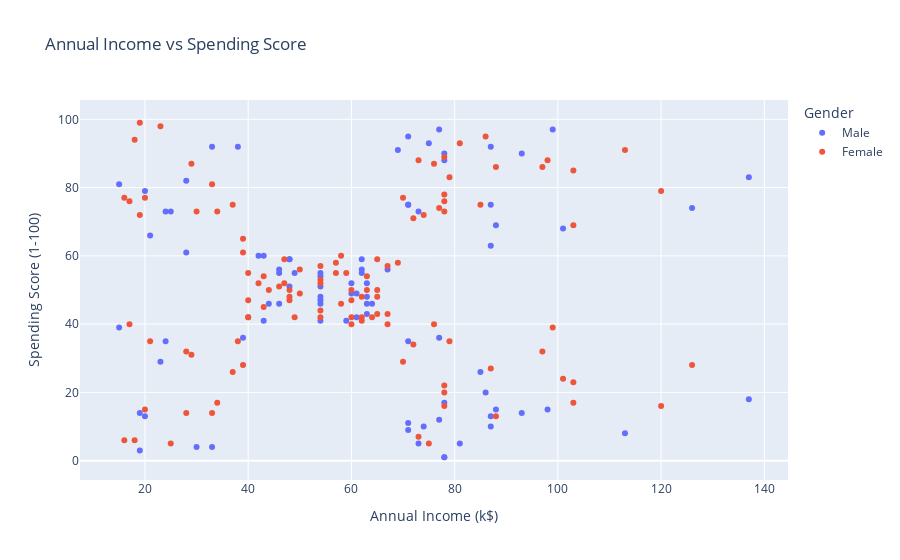

Write notebook code for a chart like this one.
### Code cell
fig = px.scatter(
    data_frame=data,
    x="Annual Income (k$)",
    y="Spending Score (1-100)",
    title="Annual Income vs Spending Score",
    color="Gender",
)
fig.show()

### Figure 1 — Plotly figure (JSON) as saved in the notebook; plotly's stock layout.template omitted (floating-point values rounded to 4 significant figures)
{"data": [{"hovertemplate": "Gender=Male<br>Annual Income (k$)=%{x}<br>Spending Score (1-100)=%{y}<extra></extra>", "legendgroup": "Male", "marker": {"color": "#636efa", "symbol": "circle"}, "mode": "markers", "name": "Male", "orientation": "v", "showlegend": true, "type": "scatter", "x": [15, 15, 19, 19, 20, 20, 21, 23, 24, 24, 25, 28, 28, 30, 33, 33, 38, 39, 42, 43, 43, 44, 46, 46, 46, 48, 48, 48, 49, 54, 54, 54, 54, 54, 54, 54, 59, 60, 60, 61, 61, 62, 62, 62, 63, 63, 63, 63, 64, 67, 69, 71, 71, 71, 71, 71, 71, 73, 73, 74, 75, 77, 77, 77, 78, 78, 78, 78, 78, 81, 85, 86, 87, 87, 87, 87, 87, 88, 88, 93, 93, 98, 99, 101, 113, 126, 137, 137], "xaxis": "x", "y": [39, 81, 3, 14, 13, 79, 66, 29, 35, 73, 73, 82, 61, 4, 4, 92, 92, 36, 60, 60, 41, 46, 46, 56, 55, 51, 59, 59, 55, 47, 54, 48, 51, 55, 41, 46, 41, 49, 52, 42, 49, 59, 55, 56, 46, 43, 48, 52, 46, 56, 91, 35, 95, 11, 75, 9, 75, 5, 73, 10, 93, 12, 97, 36, 90, 17, 88, 1, 1, 5, 26, 20, 63, 13, 75, 10, 92, 15, 69, 14, 90, 15, 97, 68, 8, 74, 18, 83], "yaxis": "y"}, {"hovertemplate": "Gender=Female<br>Annual Income (k$)=%{x}<br>Spending Score (1-100)=%{y}<extra></extra>", "legendgroup": "Female", "marker": {"color": "#EF553B", "symbol": "circle"}, "mode": "markers", "name": "Female", "orientation": "v", "showlegend": true, "type": "scatter", "x": [16, 16, 17, 17, 18, 18, 19, 19, 20, 20, 21, 23, 25, 28, 28, 29, 29, 30, 33, 33, 34, 34, 37, 37, 38, 39, 39, 39, 40, 40, 40, 40, 42, 43, 43, 44, 46, 47, 47, 48, 48, 48, 49, 50, 50, 54, 54, 54, 54, 54, 57, 57, 58, 58, 59, 60, 60, 60, 60, 62, 62, 62, 63, 63, 64, 65, 65, 65, 65, 67, 67, 67, 69, 70, 70, 72, 72, 73, 73, 74, 75, 76, 76, 77, 78, 78, 78, 78, 78, 78, 78, 79, 79, 81, 85, 86, 87, 88, 88, 97, 97, 98, 99, 101, 103, 103, 103, 103, 113, 120, 120, 126], "xaxis": "x", "y": [6, 77, 40, 76, 6, 94, 72, 99, 15, 77, 35, 98, 5, 14, 32, 31, 87, 73, 14, 81, 17, 73, 26, 75, 35, 61, 28, 65, 55, 47, 42, 42, 52, 54, 45, 50, 51, 52, 59, 50, 48, 47, 42, 49, 56, 53, 52, 42, 44, 57, 58, 55, 60, 46, 55, 40, 42, 47, 50, 41, 48, 42, 50, 54, 42, 48, 50, 43, 59, 43, 57, 40, 58, 29, 77, 34, 71, 88, 7, 72, 5, 40, 87, 74, 22, 20, 76, 16, 89, 78, 73, 35, 83, 93, 75, 95, 27, 13, 86, 32, 86, 88, 39, 24, 17, 85, 23, 69, 91, 16, 79, 28], "yaxis": "y"}], "layout": {"legend": {"title": {"text": "Gender"}, "tracegroupgap": 0}, "title": {"text": "Annual Income vs Spending Score"}, "xaxis": {"anchor": "y", "domain": [0, 1], "title": {"text": "Annual Income (k$)"}}, "yaxis": {"anchor": "x", "domain": [0, 1], "title": {"text": "Spending Score (1-100)"}}}}
